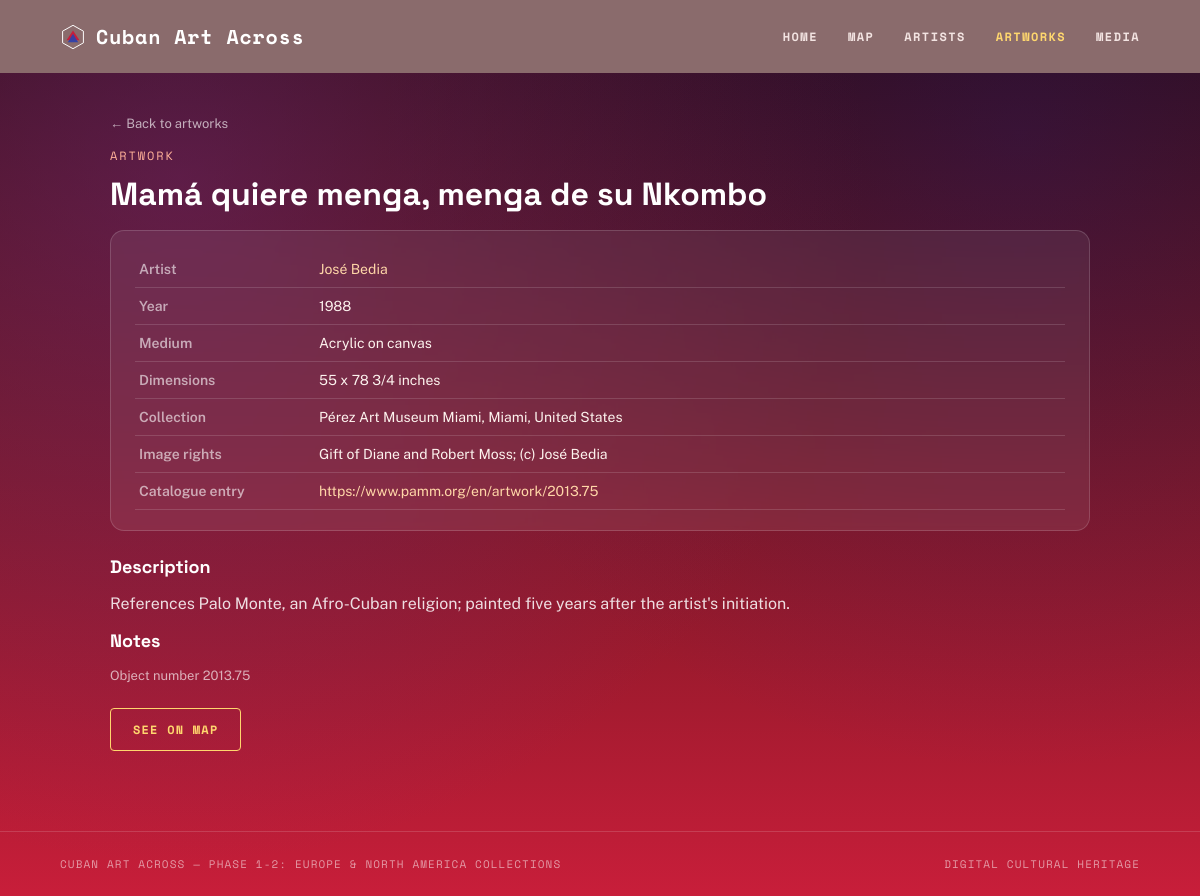
Screenshot of /artworks/143/ with the database file from the repository.
### zettels/models.py (models this page shows, shortened)
class Artwork(models.Model):
    artist = models.ForeignKey(Artist, on_delete=models.CASCADE, related_name='artworks')
    museum = models.ForeignKey(Museum, on_delete=models.PROTECT, related_name='artworks', null=True, blank=True)
    title = models.CharField(max_length=255)
    year = models.IntegerField(null=True, blank=True)
    medium = models.CharField(max_length=255, null=True, blank=True)
    dimensions = models.CharField(max_length=255, null=True, blank=True)
    museum_catalogue_url = models.URLField(max_length=255, null=True, blank=True)
    image_rights = models.CharField(max_length=255, null=True, blank=True)
    notes = models.TextField(null=True, blank=True)
    description = models.TextField(null=True, blank=True)
    class Meta:
        ordering = ['artist__name', 'title']

class Artist(models.Model):
    name = models.CharField(max_length=100)
    birth_year = models.IntegerField(null=True,blank=True)
    death_year = models.IntegerField(null=True,blank=True)
    birthplace = models.CharField(max_length=100, null=True,blank=True)
    class Meta:
        ordering = ['name']

class Museum(models.Model):
    class Region(models.TextChoices):
        EUROPE = 'europe', 'Europe'
        NORTH_AMERICA = 'north_america', 'North America'
        LATIN_AMERICA = 'latin_america', 'Latin America'
        ASIA = 'asia', 'Asia'
        AFRICA = 'africa', 'Africa'
        OTHER = 'other', 'Other'
    name = models.CharField(max_length=255)
    city = models.CharField(max_length=255)
    country = models.CharField(max_length=255)
    region = models.CharField(
        max_length=20, choices=Region.choices, null=True, blank=True,
    )
    latitude = models.FloatField(null=True, blank=True)
    longitude = models.FloatField(null=True, blank=True)
    class Meta:
        ordering = ['country', 'city', 'name']
        unique_together = ('name', 'city', 'country')

### zettels/views.py (the view)
# urls.py: path('artworks/<int:pk>/', views.ArtworkDetailView.as_view(), name='artwork_detail'),
class ArtworkDetailView(DetailView):
    model = Artwork
    template_name = 'zettels/artwork_detail.html'
    context_object_name = 'artwork'

### zettels/context_processors.py (called while the page is built)
def project_phase(request):
    regions_present = set(
        Museum.objects
        .exclude(region__isnull=True)
        .exclude(region='')
        .values_list('region', flat=True)
        .distinct()
    )
    ordered = [r for r in PHASE_ORDER if r in regions_present]
    if not ordered:
        return {
            'current_phase_label': 'Phase 1: European Collections',
            'current_regions': [],
        }
    names = [PHASE_LABELS[r] for r in ordered]
    collections_label = ' & '.join(names) + ' Collections'
    phase_number = f"Phase 1-{len(ordered)}" if len(ordered) > 1 else "Phase 1"
    return {
        'current_phase_label': f"{phase_number}: {collections_label}",
        'current_regions': ordered,
    }

### zettels/templates/zettels/artwork_detail.html (shortened to what this page needs)
{% extends 'zettels/base.html' %}
{% block content %}
<div class="wrap">
  <a href="{% url 'zettels:artwork_list' %}" class="back-link">&larr; Back to artworks</a>
  <div class="eyebrow">Artwork</div>
  <h1>{{ artwork.title }}</h1>
  <div class="card" style="margin-bottom: 24px;">
    <table class="table">
      <tr><th>Artist</th><td><a href="{% url 'zettels:artist_detail' artwork.artist.pk %}">{{ artwork.artist.name }}</a></td></tr>
      <tr><th>Year</th><td>{{ artwork.year|default:"—" }}</td></tr>
      <tr><th>Medium</th><td>{{ artwork.medium|default:"—" }}</td></tr>
      <tr><th>Dimensions</th><td>{{ artwork.dimensions|default:"—" }}</td></tr>
      <tr>
        <th>Collection</th>
        <td>
          {% if artwork.museum %}{{ artwork.museum.name }}, {{ artwork.museum.city }}, {{ artwork.museum.country }}{% else %}—{% endif %}
        </td>
      </tr>
      <tr><th>Image rights</th><td>{{ artwork.image_rights|default:"—" }}</td></tr>
      {% if artwork.museum_catalogue_url %}
      <tr><th>Catalogue entry</th><td><a href="{{ artwork.museum_catalogue_url }}" target="_blank" rel="noopener">{{ artwork.museum_catalogue_url }}</a></td></tr>
      {% endif %}
    </table>
  </div>
  {% if artwork.description %}
  <h2 style="font-size: 18px;">Description</h2>
  <p style="color: rgba(255,255,255,0.85);">{{ artwork.description }}</p>
  {% endif %}
  {% if artwork.notes %}
  <h2 style="font-size: 18px;">Notes</h2>
  <p class="muted" style="white-space: pre-line;">{{ artwork.notes }}</p>
  {% endif %}
  {% if artwork.museum.latitude %}
  <a href="{% url 'zettels:map' %}?focus={{ artwork.pk }}" class="btn" style="margin-top: 12px;">See on map</a>
  {% endif %}
</div>
{% endblock %}

### zettels/templates/zettels/base.html (style rules this page uses)
* { box-sizing: border-box; }
body { margin: 0; color: #fdf3ee; font-family: 'Public Sans', sans-serif; background-color: #2a0a10; background-image: radial-gradient(circle at 15% 20%, rgba(120, 45, 130, 0.45), transparent 55%), radial-gradient(circle at 85% 15%, rgba(40, 30, 130, 0.30), transparent 50%), linear-gradient(180deg, #2a0a10 0%, #6e1620 45%, #c81e3a 100%); background-attachment: fixed; min-height: 100vh; }
a { color: #ffd7a8; text-decoration: none; }
.wrap { max-width: 1100px; margin: 0 auto; padding: 40px 60px; position: relative; z-index: 1; }
.card { background: rgba(255,255,255,0.07); border: 1px solid rgba(255,255,255,0.16); border-radius: 14px; padding: 20px 24px; backdrop-filter: blur(2px); }
table.table { width: 100%; border-collapse: collapse; }
table.table th, table.table td { text-align: left; padding: 10px 4px; border-bottom: 1px solid rgba(255,255,255,0.14); font-size: 14px; vertical-align: top; color: #fdf3ee; }
table.table th { color: rgba(255,255,255,0.6); font-weight: 600; width: 180px; }
.btn { display: inline-block; padding: 12px 22px; border-radius: 4px; border: 1px solid #ffd76e; color: #ffd76e; font-family: 'Space Mono', monospace; font-size: 12px; font-weight: 700; letter-spacing: .1em; text-transform: uppercase; }
.muted { color: rgba(255,255,255,0.65); font-size: 13px; }
.eyebrow { font-family: 'Space Mono', monospace; font-size: 12px; letter-spacing: .16em; text-transform: uppercase; color: #ffb199; margin-bottom: 10px; }
h1, h2, h3 { font-family: 'Space Grotesk', sans-serif; font-weight: 700; margin: 0 0 16px; color: #fff; }
.back-link { font-size: 13px; color: rgba(255,255,255,0.65); display: inline-block; margin-bottom: 16px; }

### rows the page displays
Artwork: title "Mamá quiere menga, menga de su Nkombo", artist.name "José Bedia", year "1988", medium "Acrylic on canvas", dimensions "55 x 78 3/4 inches", museum.name "Pérez Art Museum Miami", museum.city "Miami", museum.country "United States", image_rights "Gift of Diane and Robert Moss; (c) José Bedia", museum_catalogue_url "https://www.pamm.org/en/artwork/2013.75", description "References Palo Monte, an Afro-Cuban religion; painted five years after the artist's initiation.", notes "Object number 2013.75"

### other values shown
{{ current_phase_label }} "PHASE 1-2: EUROPE & NORTH AMERICA COLLECTIONS"
